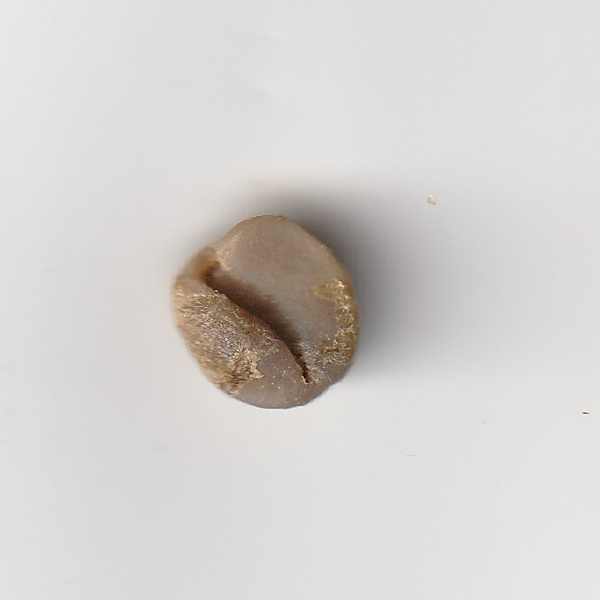
#> input picture 1.DATASET/IMMATURE/immature_1.jpg, 600 x 600 px, found by its file name
$ python Create-Dataset.py
#> lines starting #> are read from the running program, lines starting #| are printed output that depends on the picture; after the words box and inside, x2 and y2 are one past the last pixel; in counts of white or black regions, pixels touching at a corner belong together; long printed decimals are rounded
'''
Esse algoritmo de pre-processamento de imagens foi utilizaod para gerar
o dataset referido no artigo "Aplicação da visão computacional e inteligência
artificial na classificação da maturação de grãos de café" em
'''

import cv2
import numpy as np
import matplotlib.pyplot as plt
import csv

# Lendo a imagem
image_path = "..\\1.DATASET\\IMMATURE\\immature_1.jpg"
image = cv2.imread(image_path)
#> image is the input picture: shape (600, 600, 3); mean B, G, R 206.4, 209.7, 212.6

# Convertendo a imagem para escala de cinza
gray = cv2.cvtColor(image, cv2.COLOR_BGR2GRAY)
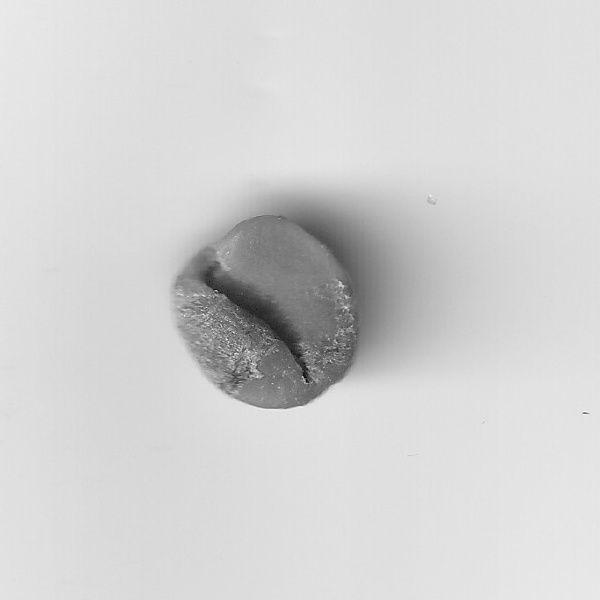
#> gray: shape (600, 600); min 7, max 250, mean 210.2

# Invertendo a imagem em escala de cinza
gray_inverted = cv2.bitwise_not(gray)
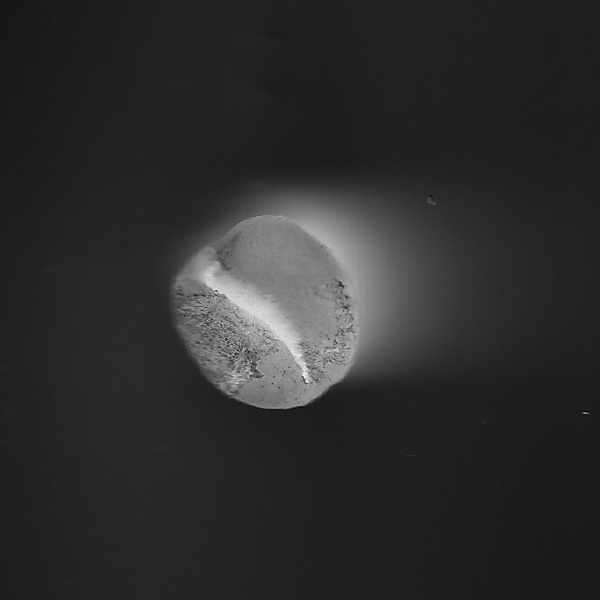
#> gray_inverted: shape (600, 600); min 5, max 248, mean 44.8

# Cria a imagem binaria 'thresholded'
_, binary = cv2.threshold(gray_inverted, 50, 255, cv2.THRESH_BINARY)
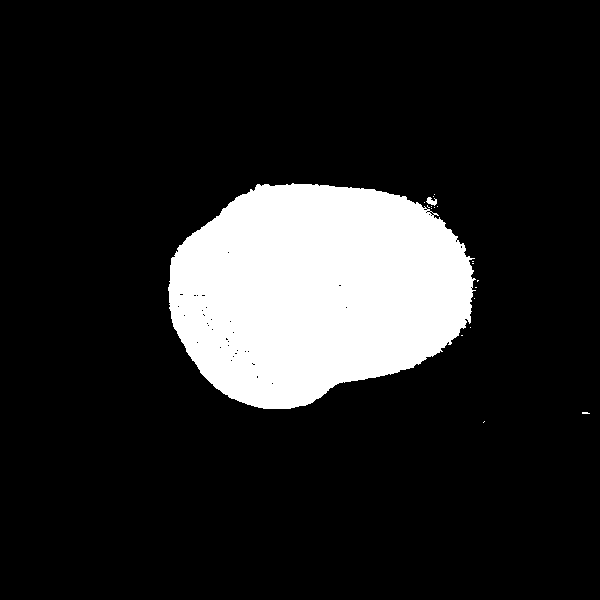
#> binary: shape (600, 600); 14.6% white; 19 white regions (17 under 20 px)

# Encontra os contornos da imagem binaria
contours, _ = cv2.findContours(binary, cv2.RETR_EXTERNAL, cv2.CHAIN_APPROX_SIMPLE)
#> contours = 19 contours, 17 with area under 20; largest, box (x1, y1, x2, y2) and area: (168, 183, 476, 409) 52209, (426, 197, 437, 206) 42

# Mascara vazia com fundo branco
mask = np.ones_like(image) * 255

# Desenha a regiao do grao de cafe na mascara em preto
cv2.drawContours(mask, contours, -1, (0, 0, 0), thickness=cv2.FILLED)
#> mask: shape (600, 600, 3); 85.3% white; 19 black regions (17 under 20 px), largest, box (x1, y1, x2, y2) and area: (168, 183, 476, 409) 52649, (426, 197, 437, 206) 59

# Mesclando a mascara com a imagem original
final_output = cv2.bitwise_or(image, mask)
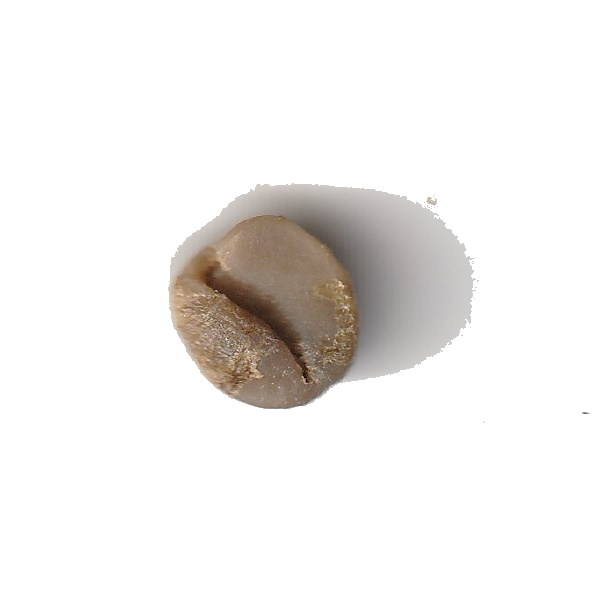
#> final_output: shape (600, 600, 3); mean B, G, R 236.7, 238.4, 240.5

# Encontrando o maior contorno
largest_contour = max(contours, key=cv2.contourArea)
#> largest_contour = contour of 498 points, box (x1, y1, x2, y2) (168, 183, 476, 409), area 52209

# Define os limites do maior contorno (bounding box)
x, y, w, h = cv2.boundingRect(largest_contour)
#> x = 168; y = 183; w = 308; h = 226

# Recorta a imagem final usando os limites da bounding box
cropped_final_output = final_output[y:y+h, x:x+w]
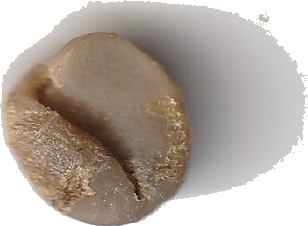
#> cropped_final_output: shape (226, 308, 3); mean B, G, R 160.2, 169.3, 179.9

# Calcula a media RGB
mean_rgb = np.mean(cropped_final_output, axis=(0, 1))
#> mean_rgb = [160.2, 169.3, 179.9]
print("Media RGB:", mean_rgb)
#| Media RGB: [160.162 169.293 179.863]

# Especifica a classe para a imagem
image_class = "Mature"

# Carrega o arquivo CSV existente pra ler o numero da ultima amostra
last_sample_number = 0
try:
    with open("test_ML_mean_rgb_data.csv", "r") as csv_file:
        csv_reader = csv.reader(csv_file)

        # Pula o cabecalho
        header = next(csv_reader, None)

        for row in csv_reader:
            last_sample_number = int(row[0])
except FileNotFoundError:
    pass

# Incrementa o numero da amostra para a imagem atual
current_sample_number = last_sample_number + 1

# Grava a media RGB no arquivo CSV
with open("mean_rgb_data.csv", "a", newline='') as csv_file:
    csv_writer = csv.writer(csv_file)

    # Grava o cabecalho se estiver ausente
    if csv_file.tell() == 0:
        csv_writer.writerow(["Sample", "R", "G", "B", "Class"])

    csv_writer.writerow([current_sample_number, int(mean_rgb[2]), int(mean_rgb[1]), int(mean_rgb[0]), image_class])

# Mostra a imagem original, a binaria thresholded e a final (mesclada e recortada)
plt.figure(figsize=(12, 6))

plt.subplot(131)
plt.imshow(image[:, :, ::-1])
plt.title("Imagem Original")
plt.axis("off")

plt.subplot(132)
plt.imshow(binary, cmap="gray")
plt.title("Imagem Binaria Limiarizada")
plt.axis("off")

plt.subplot(133)
plt.imshow(cropped_final_output[:, :, ::-1])
plt.title("Resultado Mascarado Recortado")
plt.axis("off")

plt.tight_layout()
plt.show()
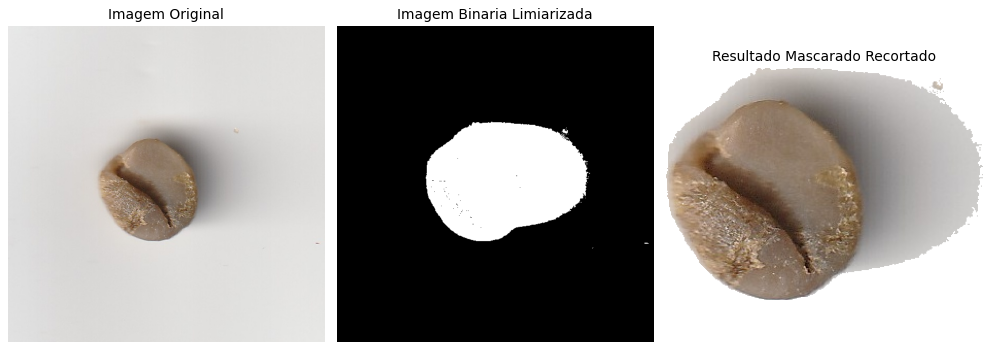
#> figure drawn by matplotlib, 3 panels

$ run again, with 1.DATASET/IMMATURE/immature_11.jpg copied over 1.DATASET/IMMATURE/immature_1.jpg
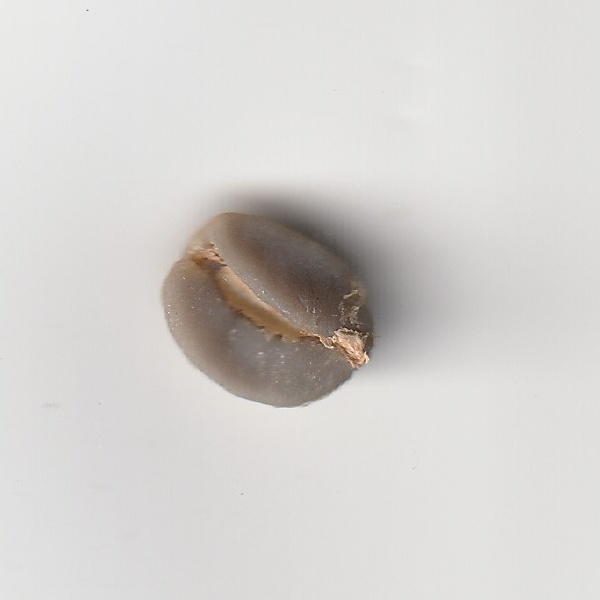
#> input picture 1.DATASET/IMMATURE/immature_11.jpg, 600 x 600 px, found by its file name
#> image is the input picture: shape (600, 600, 3); mean B, G, R 207.1, 209.7, 212.3
#> `_, binary = cv2.threshold(gray_inverted, 50, 255, cv2.THRESH_BINARY)`:
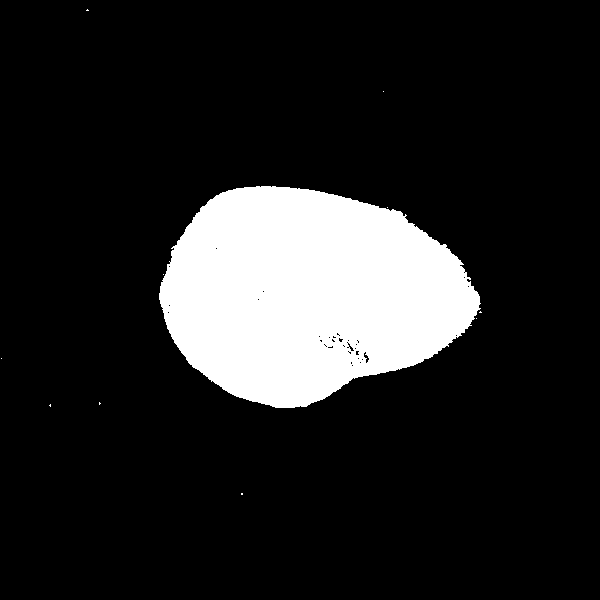
#> binary: shape (600, 600); 14.3% white; 11 white regions (10 under 20 px)
#> contours = 11 contours, 10 with area under 20; largest, box (x1, y1, x2, y2) and area: (159, 186, 481, 408) 51177
#> mask: shape (600, 600, 3); 85.7% white; 11 black regions (10 under 20 px), largest, box (x1, y1, x2, y2) and area: (159, 186, 481, 408) 51602
#> largest_contour = contour of 482 points, box (x1, y1, x2, y2) (159, 186, 481, 408), area 51177
#> x = 159; y = 186; w = 322; h = 222
#> mean_rgb = [161.4, 167.4, 175.9]
#| Media RGB: [161.410 167.374 175.938]
#> `plt.show()`:
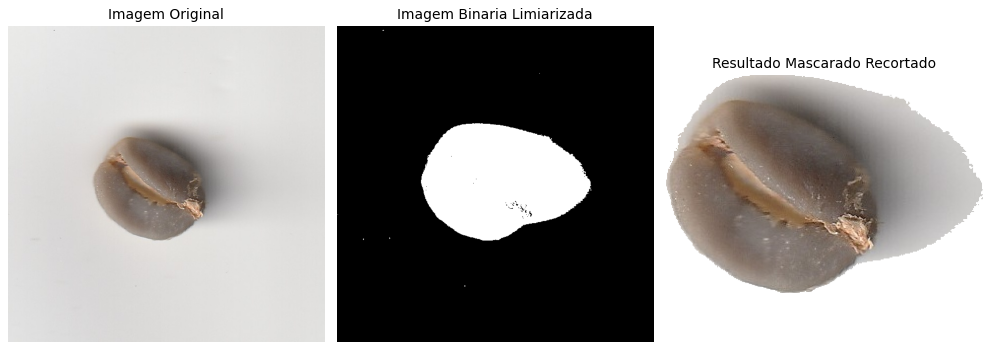
#> figure drawn by matplotlib, 3 panels

$ run again, with 1.DATASET/IMMATURE/immature_12.jpg copied over 1.DATASET/IMMATURE/immature_1.jpg
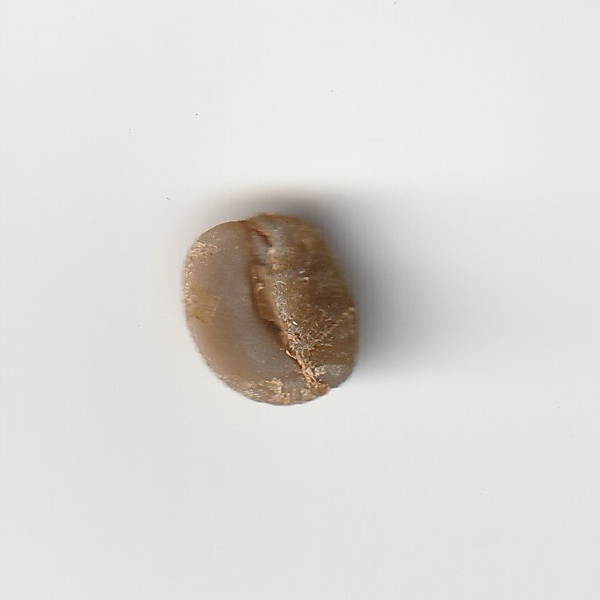
#> input picture 1.DATASET/IMMATURE/immature_12.jpg, 600 x 600 px, found by its file name
#> image is the input picture: shape (600, 600, 3); mean B, G, R 212.9, 216.7, 219.3
#> `_, binary = cv2.threshold(gray_inverted, 50, 255, cv2.THRESH_BINARY)`:
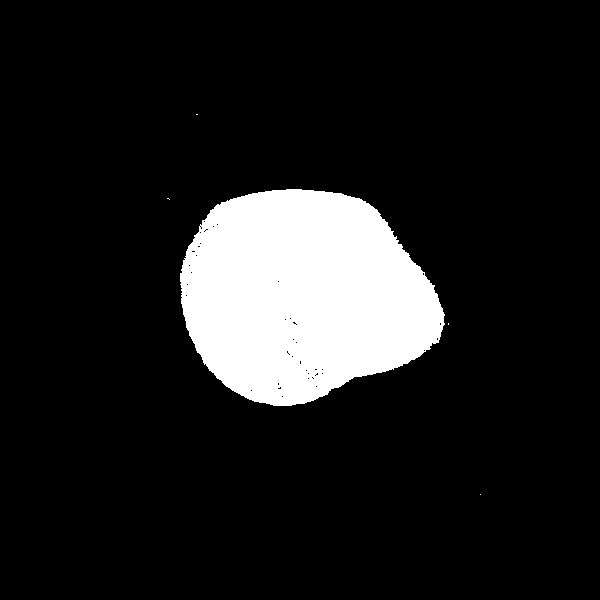
#> binary: shape (600, 600); 11.9% white; 5 white regions (4 under 20 px)
#> contours = 5 contours, 4 with area under 20; largest, box (x1, y1, x2, y2) and area: (180, 189, 445, 406) 42587
#> mask: shape (600, 600, 3); 88.1% white; 5 black regions (4 under 20 px), largest, box (x1, y1, x2, y2) and area: (180, 189, 445, 406) 42959
#> largest_contour = contour of 404 points, box (x1, y1, x2, y2) (180, 189, 445, 406), area 42587
#> x = 180; y = 189; w = 265; h = 217
#> mean_rgb = [149.3, 160.9, 174.3]
#| Media RGB: [149.327 160.859 174.282]
#> `plt.show()`:
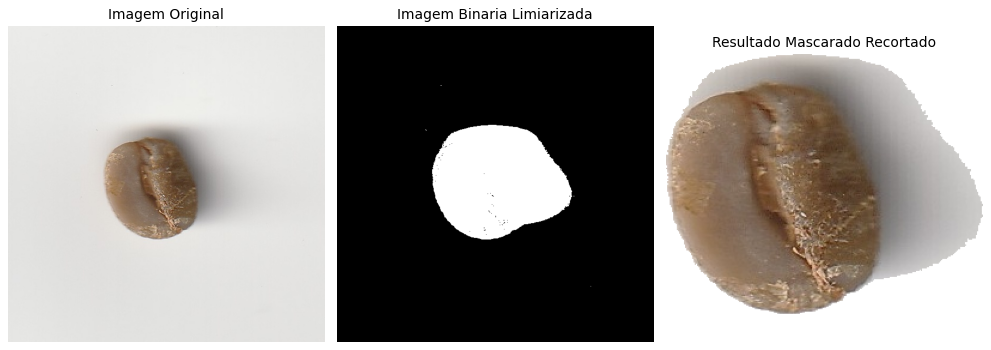
#> figure drawn by matplotlib, 3 panels
